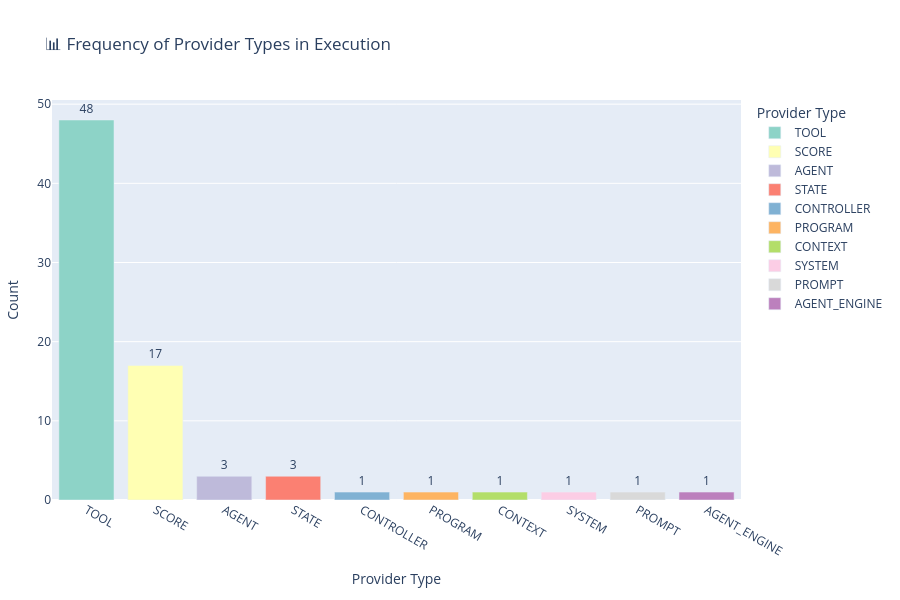

The notebook cell this image was saved under:
### Markdown cell above
### 📊 Frequency of Provider Types in Execution

This bar chart displays the **number of times each `provider_type` appears** in the execution log.

#### 🧠 What this code does:
- Groups the log (`df`) by `provider_type` and counts how many entries exist for each type (e.g., `agent`, `tool`, `score`, `state`, etc.).
- Uses Plotly Express to render a **bar chart** with the provider types on the x-axis and their respective frequencies on the y-axis.
- Adds labels and color-coding to make the chart more interpretable and visually distinct.

#### 🔍 What you're observing:
- **Higher bars** indicate providers that are invoked more frequently (e.g., tools may appear often during scoring).
- Can help reveal which components dominate system activity.
- Serves as a quick summary of system behavior — useful for tuning, bottleneck detection, or debugging repeated execution patterns.

This is a foundational metric for system observability, especially when comparing runs or systems with different configurations.

### Code cell
import plotly.express as px

# Create a copy to avoid mutating the original DataFrame
df_bar = df.copy()

# Truncate provider_type to the part after the last '.'
df_bar['provider_type'] = df_bar['provider_type'].apply(lambda x: x.split('.')[-1])

# Count how many times each provider type appears
provider_freq = df_bar["provider_type"].value_counts().reset_index()
provider_freq.columns = ["provider_type", "count"]

# Plot as bar chart
fig = px.bar(
    provider_freq,
    x="provider_type",
    y="count",
    text="count",
    title="📊 Frequency of Provider Types in Execution",
    labels={"provider_type": "Provider Type", "count": "Occurrences"},
    color="provider_type",
    color_discrete_sequence=px.colors.qualitative.Set3
)

# Update trace text position and layout
fig.update_traces(textposition="outside")

# Increase height and adjust margins for better space allocation
fig.update_layout(
    height=600,
    margin=dict(t=100, b=100, l=50, r=50),
    xaxis_title="Provider Type", 
    yaxis_title="Count"
)

fig.show()

### Figure 1 — Plotly figure (JSON) as saved in the notebook; plotly's stock layout.template omitted (floating-point values rounded to 4 significant figures)
{"data": [{"hovertemplate": "Provider Type=%{x}<br>Occurrences=%{text}<extra></extra>", "legendgroup": "TOOL", "marker": {"color": "rgb(141,211,199)", "pattern": {"shape": ""}}, "name": "TOOL", "orientation": "v", "showlegend": true, "text": [48.0], "textposition": "outside", "type": "bar", "x": ["TOOL"], "xaxis": "x", "y": [48], "yaxis": "y"}, {"hovertemplate": "Provider Type=%{x}<br>Occurrences=%{text}<extra></extra>", "legendgroup": "SCORE", "marker": {"color": "rgb(255,255,179)", "pattern": {"shape": ""}}, "name": "SCORE", "orientation": "v", "showlegend": true, "text": [17.0], "textposition": "outside", "type": "bar", "x": ["SCORE"], "xaxis": "x", "y": [17], "yaxis": "y"}, {"hovertemplate": "Provider Type=%{x}<br>Occurrences=%{text}<extra></extra>", "legendgroup": "AGENT", "marker": {"color": "rgb(190,186,218)", "pattern": {"shape": ""}}, "name": "AGENT", "orientation": "v", "showlegend": true, "text": [3.0], "textposition": "outside", "type": "bar", "x": ["AGENT"], "xaxis": "x", "y": [3], "yaxis": "y"}, {"hovertemplate": "Provider Type=%{x}<br>Occurrences=%{text}<extra></extra>", "legendgroup": "STATE", "marker": {"color": "rgb(251,128,114)", "pattern": {"shape": ""}}, "name": "STATE", "orientation": "v", "showlegend": true, "text": [3.0], "textposition": "outside", "type": "bar", "x": ["STATE"], "xaxis": "x", "y": [3], "yaxis": "y"}, {"hovertemplate": "Provider Type=%{x}<br>Occurrences=%{text}<extra></extra>", "legendgroup": "CONTROLLER", "marker": {"color": "rgb(128,177,211)", "pattern": {"shape": ""}}, "name": "CONTROLLER", "orientation": "v", "showlegend": true, "text": [1.0], "textposition": "outside", "type": "bar", "x": ["CONTROLLER"], "xaxis": "x", "y": [1], "yaxis": "y"}, {"hovertemplate": "Provider Type=%{x}<br>Occurrences=%{text}<extra></extra>", "legendgroup": "PROGRAM", "marker": {"color": "rgb(253,180,98)", "pattern": {"shape": ""}}, "name": "PROGRAM", "orientation": "v", "showlegend": true, "text": [1.0], "textposition": "outside", "type": "bar", "x": ["PROGRAM"], "xaxis": "x", "y": [1], "yaxis": "y"}, {"hovertemplate": "Provider Type=%{x}<br>Occurrences=%{text}<extra></extra>", "legendgroup": "CONTEXT", "marker": {"color": "rgb(179,222,105)", "pattern": {"shape": ""}}, "name": "CONTEXT", "orientation": "v", "showlegend": true, "text": [1.0], "textposition": "outside", "type": "bar", "x": ["CONTEXT"], "xaxis": "x", "y": [1], "yaxis": "y"}, {"hovertemplate": "Provider Type=%{x}<br>Occurrences=%{text}<extra></extra>", "legendgroup": "SYSTEM", "marker": {"color": "rgb(252,205,229)", "pattern": {"shape": ""}}, "name": "SYSTEM", "orientation": "v", "showlegend": true, "text": [1.0], "textposition": "outside", "type": "bar", "x": ["SYSTEM"], "xaxis": "x", "y": [1], "yaxis": "y"}, {"hovertemplate": "Provider Type=%{x}<br>Occurrences=%{text}<extra></extra>", "legendgroup": "PROMPT", "marker": {"color": "rgb(217,217,217)", "pattern": {"shape": ""}}, "name": "PROMPT", "orientation": "v", "showlegend": true, "text": [1.0], "textposition": "outside", "type": "bar", "x": ["PROMPT"], "xaxis": "x", "y": [1], "yaxis": "y"}, {"hovertemplate": "Provider Type=%{x}<br>Occurrences=%{text}<extra></extra>", "legendgroup": "AGENT_ENGINE", "marker": {"color": "rgb(188,128,189)", "pattern": {"shape": ""}}, "name": "AGENT_ENGINE", "orientation": "v", "showlegend": true, "text": [1.0], "textposition": "outside", "type": "bar", "x": ["AGENT_ENGINE"], "xaxis": "x", "y": [1], "yaxis": "y"}], "layout": {"barmode": "relative", "height": 600, "legend": {"title": {"text": "Provider Type"}, "tracegroupgap": 0}, "margin": {"b": 100, "l": 50, "r": 50, "t": 100}, "title": {"text": "📊 Frequency of Provider Types in Execution"}, "xaxis": {"anchor": "y", "categoryarray": ["TOOL", "SCORE", "AGENT", "STATE", "CONTROLLER", "PROGRAM", "CONTEXT", "SYSTEM", "PROMPT", "AGENT_ENGINE"], "categoryorder": "array", "domain": [0, 1], "title": {"text": "Provider Type"}}, "yaxis": {"anchor": "x", "domain": [0, 1], "title": {"text": "Count"}}}}
